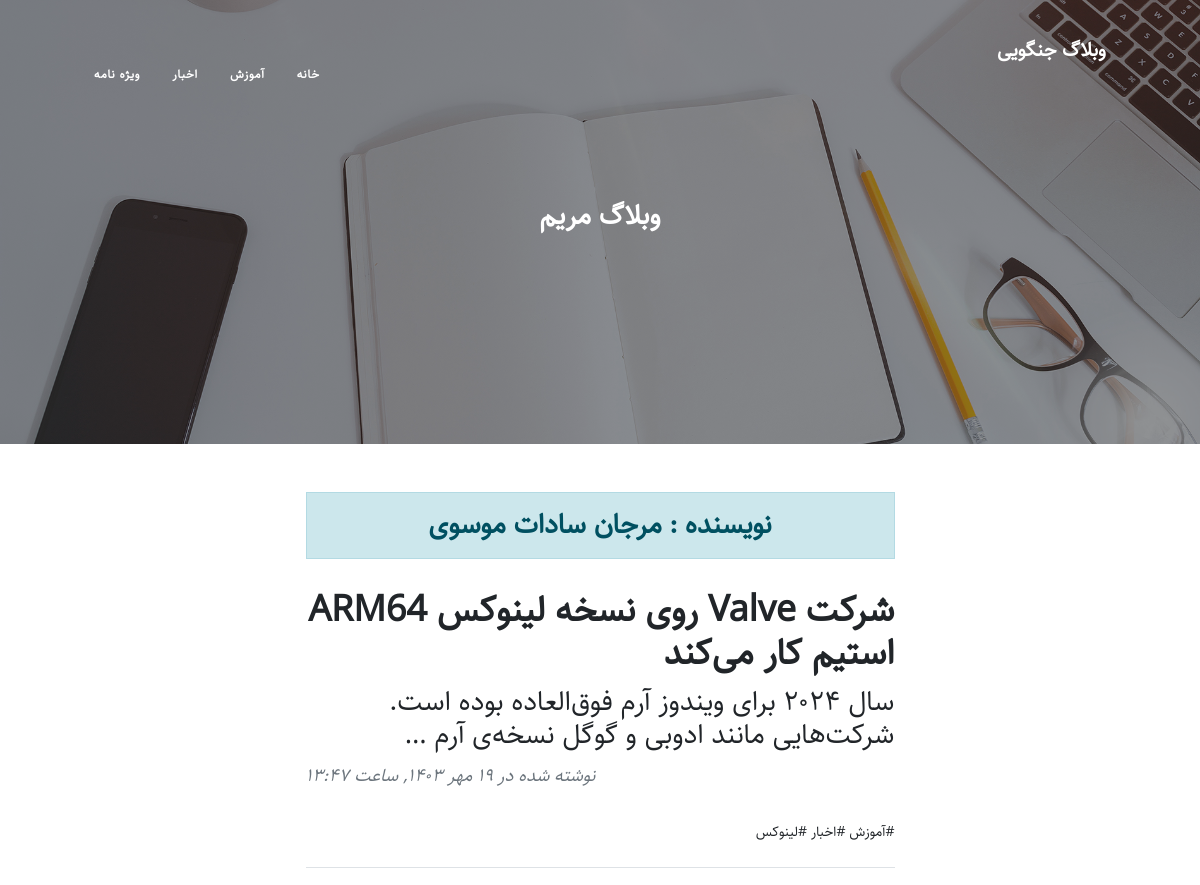
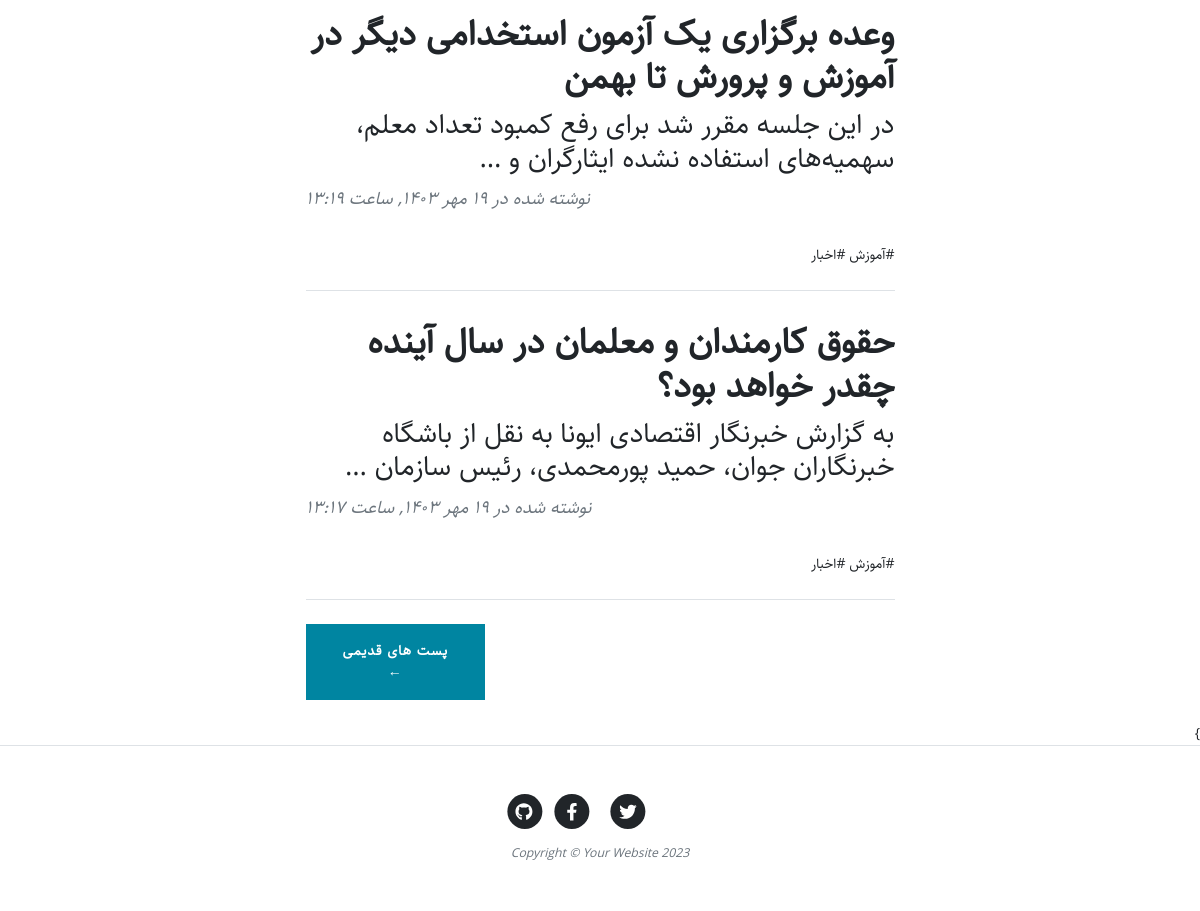
Screenshot of /author/marjan with the database file from the repository (2 pictures, top to bottom).
### blog/models.py (models this page shows, shortened)
class Category(models.Model):
	parent = models.ForeignKey('self', default=None, null=True, blank=True, on_delete=models.SET_NULL, related_name='children', verbose_name='زیر مجموعه')
	title = models.CharField(max_length = 200, verbose_name = 'عنوان دسته بندی')
	slug = models.SlugField(max_length = 100, verbose_name = 'آدرس دسته بندی')
	status = models.BooleanField(default = True, verbose_name = 'آیا نمایش داده شود؟')
	position = models.IntegerField(verbose_name = 'پوزیشن')
	class Meta:
		verbose_name = 'دسته بندی'
		verbose_name_plural = 'دسته بندی ها'
		ordering = ['parent__id','position']
	objects = CategoryManager()

class Article(models.Model):
	STATUS_CHOICES = (
		('d', 'پیش نویس'),
		('p', 'منتشرشده'),
	)
	author = models.ForeignKey(User, null=True, on_delete=models.SET_NULL, related_name='articles',verbose_name='نویسنده')
	title = models.CharField(max_length = 200, verbose_name = 'عنوان مقاله')
	slug = models.SlugField(max_length = 100, unique = True, verbose_name = 'آدرس مقاله')
	category = models.ManyToManyField(Category, verbose_name = 'دسته بندی', related_name = 'articles')
	description = models.TextField( verbose_name = 'محتوا')
	thumbnail = models.ImageField(upload_to = 'images', verbose_name = 'تصویر مقاله')
	publish = models.DateTimeField(default = timezone.now, verbose_name = 'زمان انتشار')
	created = models.DateTimeField(auto_now_add = True)
	updated = models.DateTimeField(auto_now = True)
	status = models.CharField(max_length = 1, choices = STATUS_CHOICES, verbose_name = 'وضعیت')
	class Meta:
		verbose_name = 'مقاله'
		verbose_name_plural = 'مقالات'
		ordering = ['-publish']
	def jpublish(self):
		return jalali_convertor(self.publish)
	jpublish.short_description = 'زمان انتشار'
	def category_published(self):
		return self.category.filter(status = True)
	def thumbnail_tag(self):
		return format_html("<img width=100 height=75 style='border-radius:15px;' src='{}'>".format(self.thumbnail.url))
	thumbnail_tag.short_description = 'نصویر مقاله'
	objects = ArticleManager()

### blog/views.py (the view)
# urls.py: path('author/<slug:username>', authorList, name='author'),
def authorList(request, username, page=1):
	author = get_object_or_404(User, username = username)
	article_author_list = Article.objects.filter(author=author,status='p')
	paginator = Paginator(article_author_list, 3)
	articles = paginator.get_page(page)
	context = {
		'author' : author,
		'article_author_list' : articles,
		'username':username,
	}
	return render(request,'blog/author_list.html', context)

### blog/models.py (called while the page is built)
	def active(self):
		return self.filter(status = True)

### blog/templatetags/base_tags.py (called while the page is built)
@register.simple_tag
def title():
	return 'وبلاگ جنگویی'

@register.inclusion_tag('blog/partials/category_navbar.html')
def category_navbar():
	return {
		'categories' : Category.objects.filter(status = True)
	}

### extensions/jalali.py (called while the page is built)
    def persian_tuple(self):
        return self.persian_year, self.persian_month, self.persian_day

### extensions/utils.py (called while the page is built)
def persian_numbers_convertor(mystr):
	numbers = {
		"0" : "۰",
		"1" : "۱",
		"2" : "۲",
		"3" : "۳",
		"4" : "۴",
		"5" : "۵",
		"6" : "۶",
		"7" : "۷",
		"8" : "۸",
		"9" : "۹",
	}
	for e, p in numbers.items():
		mystr = mystr.replace(e, p)
	return mystr

def jalali_convertor(time):
	jmonth = [ 'فروردین','اردیبهشت','خرداد','تیر','مرداد','شهریور','مهر','آبان','آذر','دی','بهمن','اسفند']
	time = timezone.localtime(time)
	time_to_str = "{},{},{}".format(time.year, time.month, time.day)
	time_to_tuple = jalali.Gregorian(time_to_str).persian_tuple()
	time_to_list = list(time_to_tuple)
	for index, month in enumerate(jmonth):
		if time_to_list[1] == index + 1:
			time_to_list[1] = month
			break
	output = "{} {} {}, ساعت {}:{}".format(time_to_list[2], time_to_list[1], time_to_list[0], time.hour,  time.minute)
	return persian_numbers_convertor(output)

### templates/blog/author_list.html (shortened to what this page needs)
{% extends 'blog/base.html' %}
{% load static %}
{% block main %}
    <header class="masthead" style="background-image: url('{% static 'blog/assets/img/home-bg.jpg' %}')">
        <div class="container position-relative px-4 px-lg-5">
            <div class="row gx-4 gx-lg-5 justify-content-center">
                <div class="col-md-10 col-lg-8 col-xl-7">
                    <div class="site-heading">
                        <h3 style="font-family: 'Sahel';">وبلاگ مریم</h3>
                    </div>
                </div>
            </div>
        </div>
    </header>
        <div class="container px-4 px-lg-5">
            <div class="row gx-4 gx-lg-5 justify-content-center">
                <div class="col-md-10 col-lg-8 col-xl-7">
                    <h3 class="alert alert-primary text-center" style="font-family: 'Sahel';">نویسنده : {{author.get_full_name}}</h3>
                    {% for article in article_author_list %}
                    <div class="post-preview" >
                        <a href="{% url 'blog:detail' article.slug %}">
                            <h2 class="post-title" style="font-family: 'Sahel';">{{ article.title }}</h2>
                            <h3 class="post-subtitle" style="font-family: 'Sahel';">{{ article.description|truncatewords:15}}</h3>
                        </a>
                        <p class="post-meta">
                            نوشته شده در
                            {{ article.jpublish }}
                        </p>
                        <div>
                            {% for cat in article.category_published.all %}
                                <a href="{% url 'blog:category' cat.slug %}">#{{cat.title}}</a>
                            {% endfor %}
                        </div>
                    </div>
                    <hr class="my-4" />
                    {% endfor %}
                    <div class="d-flex justify-content-end mb-4 pager-botton">
                        {% if article_author_list.has_next %}
                            <a class="btn btn-primary text-uppercase" href="{% url 'blog:author' username article_author_list.next_page_number %}" style="font-family: 'Sahel'; margin-right: 2%;">پست های قدیمی &larr;</a>
                        {% endif %}
                    </div>
                </div>
            </div>
        </div>}
{% endblock %}

### templates/blog/partials/category_navbar.html (shortened to what this page needs)
 <div class="collapse navbar-collapse nav" id="navbarResponsive">
    <ul class="navbar-nav ms-auto py-4 py-lg-0 ">
        <li class="nav-item"><a class="nav-link px-lg-3 py-3 py-lg-4" href="{% url 'blog:home' %}" style="font-family: 'Sahel';">خانه</a></li>
        {% for category in categories %}
            {% if category.parent == None %}
                <li class="nav-item">
                    <a class="nav-link px-lg-3 py-3 py-lg-4" href="{% url 'blog:category' category.slug %}" style="font-family: 'Sahel';">{{category.title}}</a>
                </li>
            {% endif %}
        {% endfor %}
    </ul>
</div>

### static/blog/css/rtl.css (style rules this page uses)
body { direction: rtl; text-align: right; font-family: "Sahel"; font-size: 14px; }
.navbar-nav { margin-left: initial !important; margin-right: auto; }
.post-meta { text-align: left; }
.pager-botton { float: left; !important; }
.post-title { font-size: 10px; }
.nav ul { padding-right: 0; }
.nav ul li { border-bottom: none; height: 86px; line-height: 86px; font-size: 14px; display: inline-block; float: left; margin: 0 auto; }
.nav ul li a { text-decoration: none; color: #000000; display: block; transition: .3s background-color; padding: 0 24px; }
.nav a { border-bottom: none; }

### rows the page displays
Category: title "آموزش"
Category: title "اخبار"
Category: title "ویژه نامه"
Article: title "شرکت Valve روی نسخه لینوکس ARM64 استیم کار می‌کند", description "سال ۲۰۲۴ برای ویندوز آرم فوق‌العاده بوده است. شرکت‌هایی مانند ادوبی و گوگل نسخه‌ی آرم …", jpublish "۱۹ مهر ۱۴۰۳, ساعت ۱۳:۴۷"
Category: title "لینوکس"
Article: title "وعده برگزاری یک آزمون استخدامی دیگر در آموزش و پرورش تا بهمن", description "در این جلسه مقرر شد برای رفع کمبود تعداد معلم، سهمیه‌های استفاده نشده ایثارگران و …", jpublish "۱۹ مهر ۱۴۰۳, ساعت ۱۳:۱۹"
Article: title "حقوق کارمندان و معلمان در سال آینده چقدر خواهد بود؟", description "به گزارش خبرنگار اقتصادی ایونا به نقل از باشگاه خبرنگاران جوان، حمید پورمحمدی، رئیس سازمان …", jpublish "۱۹ مهر ۱۴۰۳, ساعت ۱۳:۱۷"

### other values shown
{{ author.get_full_name }} "مرجان سادات موسوی"
